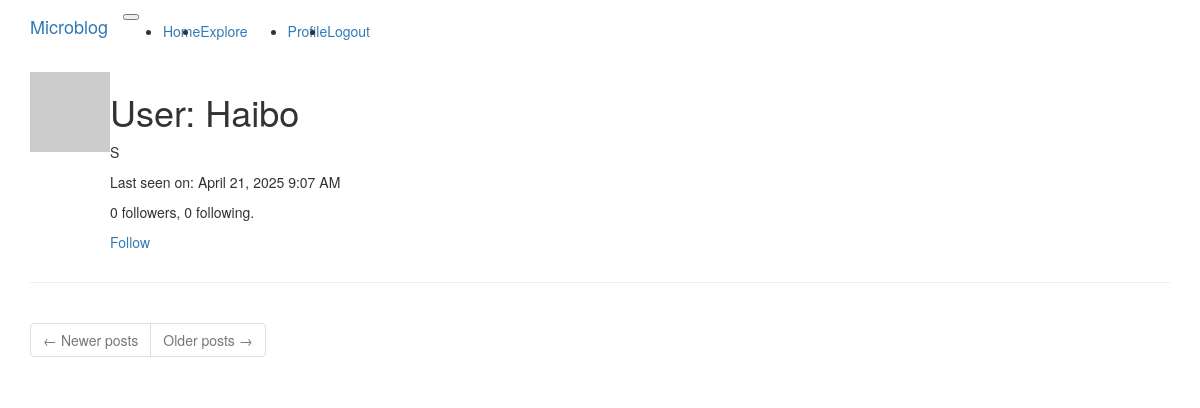
Page /user/Haibo (signed in) on the earlier database version.
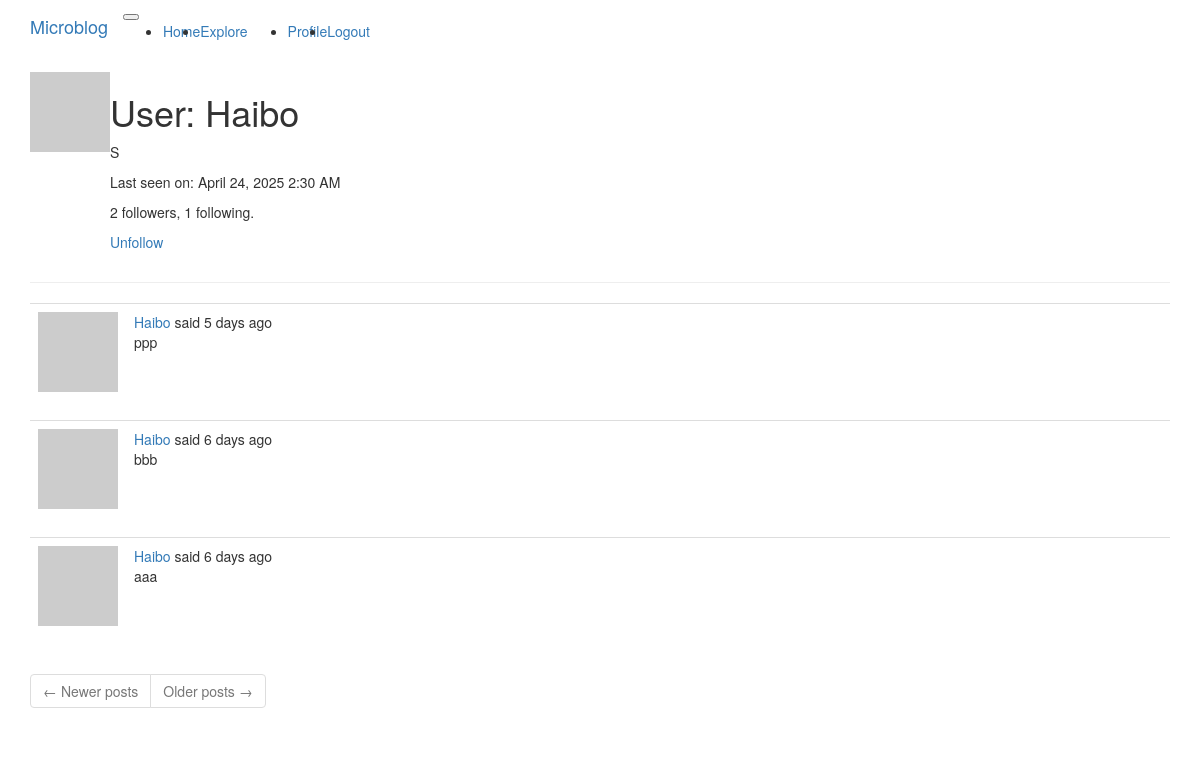
Same page on the later database version.
### app/models.py (models this page shows, shortened)
class User(UserMixin, db.Model):
    id = db.Column(db.Integer, primary_key=True)
    username = db.Column(db.String(64), index=True, unique=True)
    email = db.Column(db.String(120), index=True, unique=True)
    password_hash = db.Column(db.String(128))
    posts = db.relationship('Post', backref='author', lazy='dynamic')
    about_me = db.Column(db.String(140))
    last_seen = db.Column(db.DateTime, default=datetime.utcnow)
    def avatar(self, size):
        digest = md5(self.email.lower().encode('utf-8')).hexdigest()
        return f'https://www.gravatar.com/avatar/{digest}?d=identicon&s={size}'
    followed = db.relationship(
        'User', secondary=followers,
        primaryjoin=(followers.c.follower_id == id),
        secondaryjoin=(followers.c.followed_id == id),
        backref=db.backref('followers', lazy='dynamic'), lazy='dynamic')
    def is_following(self, user):
        return self.followed.filter(
            followers.c.followed_id == user.id).count() > 0

class Post(db.Model):
    id = db.Column(db.Integer, primary_key=True)
    body = db.Column(db.String(140))
    timestamp = db.Column(db.DateTime, index=True, default=datetime.utcnow)
    user_id = db.Column(db.Integer, db.ForeignKey('user.id'))

### app/routes.py (the view)
@app.route('/user/<username>')
@login_required
def user(username):
    user = User.query.filter_by(username=username).first_or_404()
    page = request.args.get('page', 1, type=int)
    posts = user.posts.order_by(Post.timestamp.desc()).paginate(
        page=page, per_page=app.config['POSTS_PER_PAGE'], error_out=False)
    next_url = url_for('user', username=user.username, page=posts.next_num) \
        if posts.has_next else None
    prev_url = url_for('user', username=user.username, page=posts.prev_num) \
        if posts.has_prev else None
    return render_template('user.html', user=user, posts=posts.items,
                           next_url=next_url, prev_url=prev_url)

### app/__init__.py (called while the page is built)
def get_locale():
    return request.accept_languages.best_match(app.config['LANGUAGES'])

### app/models.py (called while the page is built)
@login.user_loader
def load_user(id):
    return User.query.get(int(id))

### app/routes.py (called while the page is built)
@app.before_request
def before_request():
    if current_user.is_authenticated:
        current_user.last_seen = datetime.utcnow()
        db.session.commit()
    g.locale = str(get_locale())

### app/templates/user.html
{% extends "base.html" %}
{% block app_content %}
    <table>
        <tr valign="top">
            <td><img src="{{ user.avatar(128) }}"></td>
            <td>
                <h1>User: {{ user.username }}</h1>
                {% if user.about_me %}<p>{{ user.about_me }}</p>{% endif %}
                {% if user.last_seen %}<p>Last seen on: {{ moment(user.last_seen).format('LLL') }}</p>{% endif %}
                <p>{{ user.followers.count() }} followers, {{ user.followed.count() }} following.</p>
                {% if user == current_user %}
                <p><a href="{{ url_for('edit_profile') }}">Edit your profile</a></p>
                {% elif not current_user.is_following(user) %}
                <p><a href="{{ url_for('follow', username=user.username) }}">Follow</a></p>
                {% else %}
                <p><a href="{{ url_for('unfollow', username=user.username) }}">Unfollow</a></p>
                {% endif %}
            </td>
        </tr>
    </table>
    <hr>
    {% for post in posts %}
        {% include '_post.html' %}
    {% endfor %}
    <nav aria-label="Post navigation">
        <ul class="pagination">
            <li class="page-item{% if not prev_url %} disabled{% endif %}">
                <a class="page-link" href="{{ prev_url }}">
                    <span aria-hidden="true">&larr;</span> Newer posts
                </a>
            </li>
            <li class="page-item{% if not next_url %} disabled{% endif %}">
                <a class="page-link" href="{{ next_url }}">
                    Older posts <span aria-hidden="true">&rarr;</span>
                </a>
            </li>
        </ul>
    </nav>
{% endblock %}

### app/templates/_post.html (shortened to what this page needs)
    <table class="table table-hover">
        <tr>
            <td width="70px">
                <a href="{{ url_for('user', username=post.author.username) }}">
                    <img src="{{ post.author.avatar(70) }}" />
                </a>
            </td>
            <td>
                {{ _('%(username)s said %(when)s',
                    username=user_link, when=moment(post.timestamp).fromNow()) }}
                <br>
                {{ post.body }}
            </td>
        </tr>
    </table>

Differences in the rows shown:
changed User "Haibo": last_seen "April 21, 2025 9:07 AM" → "April 24, 2025 2:30 AM"
added Post: body "ppp"
added Post: body "bbb"
added Post: body "aaa"
Other differences:
{{ user.followers.count() }}: "0" → "2"
{{ user.followed.count() }}: "0" → "1"
text no longer shown: "Follow"
text now shown: "Unfollow"
